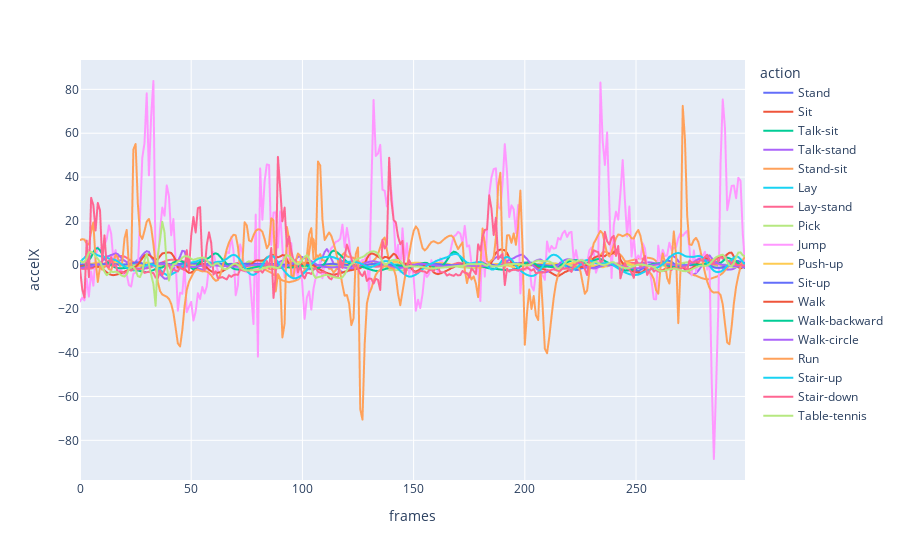

Notebook code cell kept with this figure:
### Code cell
plt.figure(figsize=(10, 6))
fig = px.line(accelx_df, x='frames', y='accelX', color='action')
fig.show()

### Figure 1 — Plotly figure (JSON) as saved in the notebook; plotly's stock layout.template omitted (floating-point values rounded to 4 significant figures; data arrays with more than 128 entries replaced by an {"elided": "..."} marker saying what was removed)
{"data": [{"hovertemplate": "action=Stand<br>frames=%{x}<br>accelX=%{y}<extra></extra>", "legendgroup": "Stand", "line": {"color": "#636efa", "dash": "solid"}, "marker": {"symbol": "circle"}, "mode": "lines", "name": "Stand", "showlegend": true, "type": "scattergl", "x": {"elided": "300 int values"}, "xaxis": "x", "y": {"elided": "300 float values"}, "yaxis": "y"}, {"hovertemplate": "action=Sit<br>frames=%{x}<br>accelX=%{y}<extra></extra>", "legendgroup": "Sit", "line": {"color": "#EF553B", "dash": "solid"}, "marker": {"symbol": "circle"}, "mode": "lines", "name": "Sit", "showlegend": true, "type": "scattergl", "x": {"elided": "300 int values"}, "xaxis": "x", "y": {"elided": "300 float values"}, "yaxis": "y"}, {"hovertemplate": "action=Talk-sit<br>frames=%{x}<br>accelX=%{y}<extra></extra>", "legendgroup": "Talk-sit", "line": {"color": "#00cc96", "dash": "solid"}, "marker": {"symbol": "circle"}, "mode": "lines", "name": "Talk-sit", "showlegend": true, "type": "scattergl", "x": {"elided": "300 int values"}, "xaxis": "x", "y": {"elided": "300 float values"}, "yaxis": "y"}, {"hovertemplate": "action=Talk-stand<br>frames=%{x}<br>accelX=%{y}<extra></extra>", "legendgroup": "Talk-stand", "line": {"color": "#ab63fa", "dash": "solid"}, "marker": {"symbol": "circle"}, "mode": "lines", "name": "Talk-stand", "showlegend": true, "type": "scattergl", "x": {"elided": "300 int values"}, "xaxis": "x", "y": {"elided": "300 float values"}, "yaxis": "y"}, {"hovertemplate": "action=Stand-sit<br>frames=%{x}<br>accelX=%{y}<extra></extra>", "legendgroup": "Stand-sit", "line": {"color": "#FFA15A", "dash": "solid"}, "marker": {"symbol": "circle"}, "mode": "lines", "name": "Stand-sit", "showlegend": true, "type": "scattergl", "x": {"elided": "300 int values"}, "xaxis": "x", "y": {"elided": "300 float values"}, "yaxis": "y"}, {"hovertemplate": "action=Lay<br>frames=%{x}<br>accelX=%{y}<extra></extra>", "legendgroup": "Lay", "line": {"color": "#19d3f3", "dash": "solid"}, "marker": {"symbol": "circle"}, "mode": "lines", "name": "Lay", "showlegend": true, "type": "scattergl", "x": {"elided": "300 int values"}, "xaxis": "x", "y": {"elided": "300 float values"}, "yaxis": "y"}, {"hovertemplate": "action=Lay-stand<br>frames=%{x}<br>accelX=%{y}<extra></extra>", "legendgroup": "Lay-stand", "line": {"color": "#FF6692", "dash": "solid"}, "marker": {"symbol": "circle"}, "mode": "lines", "name": "Lay-stand", "showlegend": true, "type": "scattergl", "x": {"elided": "300 int values"}, "xaxis": "x", "y": {"elided": "300 float values"}, "yaxis": "y"}, {"hovertemplate": "action=Pick<br>frames=%{x}<br>accelX=%{y}<extra></extra>", "legendgroup": "Pick", "line": {"color": "#B6E880", "dash": "solid"}, "marker": {"symbol": "circle"}, "mode": "lines", "name": "Pick", "showlegend": true, "type": "scattergl", "x": {"elided": "300 int values"}, "xaxis": "x", "y": {"elided": "300 float values"}, "yaxis": "y"}, {"hovertemplate": "action=Jump<br>frames=%{x}<br>accelX=%{y}<extra></extra>", "legendgroup": "Jump", "line": {"color": "#FF97FF", "dash": "solid"}, "marker": {"symbol": "circle"}, "mode": "lines", "name": "Jump", "showlegend": true, "type": "scattergl", "x": {"elided": "300 int values"}, "xaxis": "x", "y": {"elided": "300 float values"}, "yaxis": "y"}, {"hovertemplate": "action=Push-up<br>frames=%{x}<br>accelX=%{y}<extra></extra>", "legendgroup": "Push-up", "line": {"color": "#FECB52", "dash": "solid"}, "marker": {"symbol": "circle"}, "mode": "lines", "name": "Push-up", "showlegend": true, "type": "scattergl", "x": {"elided": "300 int values"}, "xaxis": "x", "y": {"elided": "300 float values"}, "yaxis": "y"}, {"hovertemplate": "action=Sit-up<br>frames=%{x}<br>accelX=%{y}<extra></extra>", "legendgroup": "Sit-up", "line": {"color": "#636efa", "dash": "solid"}, "marker": {"symbol": "circle"}, "mode": "lines", "name": "Sit-up", "showlegend": true, "type": "scattergl", "x": {"elided": "300 int values"}, "xaxis": "x", "y": {"elided": "300 float values"}, "yaxis": "y"}, {"hovertemplate": "action=Walk<br>frames=%{x}<br>accelX=%{y}<extra></extra>", "legendgroup": "Walk", "line": {"color": "#EF553B", "dash": "solid"}, "marker": {"symbol": "circle"}, "mode": "lines", "name": "Walk", "showlegend": true, "type": "scattergl", "x": {"elided": "300 int values"}, "xaxis": "x", "y": {"elided": "300 float values"}, "yaxis": "y"}, {"hovertemplate": "action=Walk-backward<br>frames=%{x}<br>accelX=%{y}<extra></extra>", "legendgroup": "Walk-backward", "line": {"color": "#00cc96", "dash": "solid"}, "marker": {"symbol": "circle"}, "mode": "lines", "name": "Walk-backward", "showlegend": true, "type": "scattergl", "x": {"elided": "300 int values"}, "xaxis": "x", "y": {"elided": "300 float values"}, "yaxis": "y"}, {"hovertemplate": "action=Walk-circle<br>frames=%{x}<br>accelX=%{y}<extra></extra>", "legendgroup": "Walk-circle", "line": {"color": "#ab63fa", "dash": "solid"}, "marker": {"symbol": "circle"}, "mode": "lines", "name": "Walk-circle", "showlegend": true, "type": "scattergl", "x": {"elided": "300 int values"}, "xaxis": "x", "y": {"elided": "300 float values"}, "yaxis": "y"}, {"hovertemplate": "action=Run<br>frames=%{x}<br>accelX=%{y}<extra></extra>", "legendgroup": "Run", "line": {"color": "#FFA15A", "dash": "solid"}, "marker": {"symbol": "circle"}, "mode": "lines", "name": "Run", "showlegend": true, "type": "scattergl", "x": {"elided": "300 int values"}, "xaxis": "x", "y": {"elided": "300 float values"}, "yaxis": "y"}, {"hovertemplate": "action=Stair-up<br>frames=%{x}<br>accelX=%{y}<extra></extra>", "legendgroup": "Stair-up", "line": {"color": "#19d3f3", "dash": "solid"}, "marker": {"symbol": "circle"}, "mode": "lines", "name": "Stair-up", "showlegend": true, "type": "scattergl", "x": {"elided": "300 int values"}, "xaxis": "x", "y": {"elided": "300 float values"}, "yaxis": "y"}, {"hovertemplate": "action=Stair-down<br>frames=%{x}<br>accelX=%{y}<extra></extra>", "legendgroup": "Stair-down", "line": {"color": "#FF6692", "dash": "solid"}, "marker": {"symbol": "circle"}, "mode": "lines", "name": "Stair-down", "showlegend": true, "type": "scattergl", "x": {"elided": "300 int values"}, "xaxis": "x", "y": {"elided": "300 float values"}, "yaxis": "y"}, {"hovertemplate": "action=Table-tennis<br>frames=%{x}<br>accelX=%{y}<extra></extra>", "legendgroup": "Table-tennis", "line": {"color": "#B6E880", "dash": "solid"}, "marker": {"symbol": "circle"}, "mode": "lines", "name": "Table-tennis", "showlegend": true, "type": "scattergl", "x": {"elided": "300 int values"}, "xaxis": "x", "y": {"elided": "300 float values"}, "yaxis": "y"}], "layout": {"legend": {"title": {"text": "action"}, "tracegroupgap": 0}, "margin": {"t": 60}, "xaxis": {"anchor": "y", "domain": [0, 1], "title": {"text": "frames"}}, "yaxis": {"anchor": "x", "domain": [0, 1], "title": {"text": "accelX"}}}}
